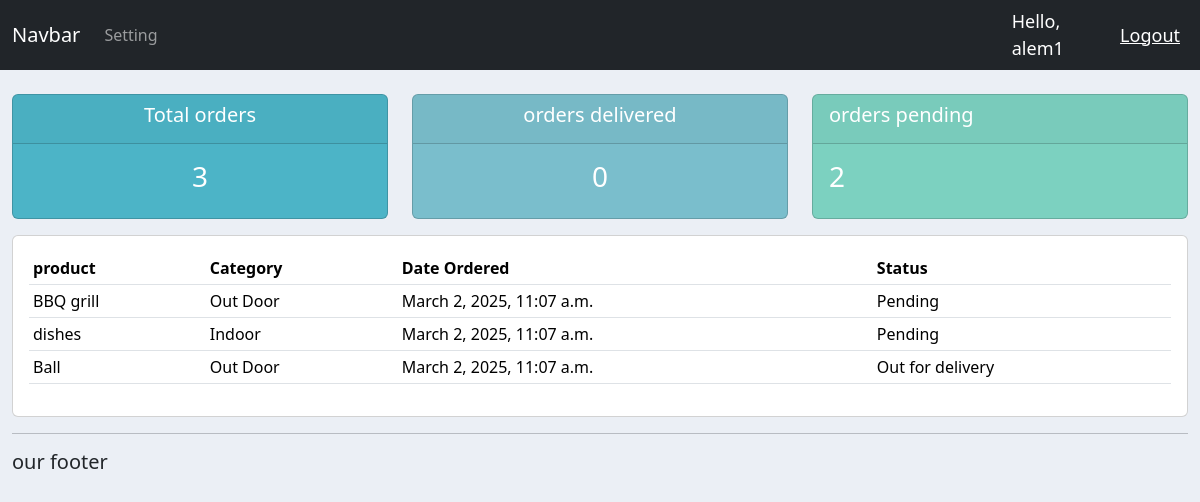
Before: /userpage/ (signed in) with the older database file.
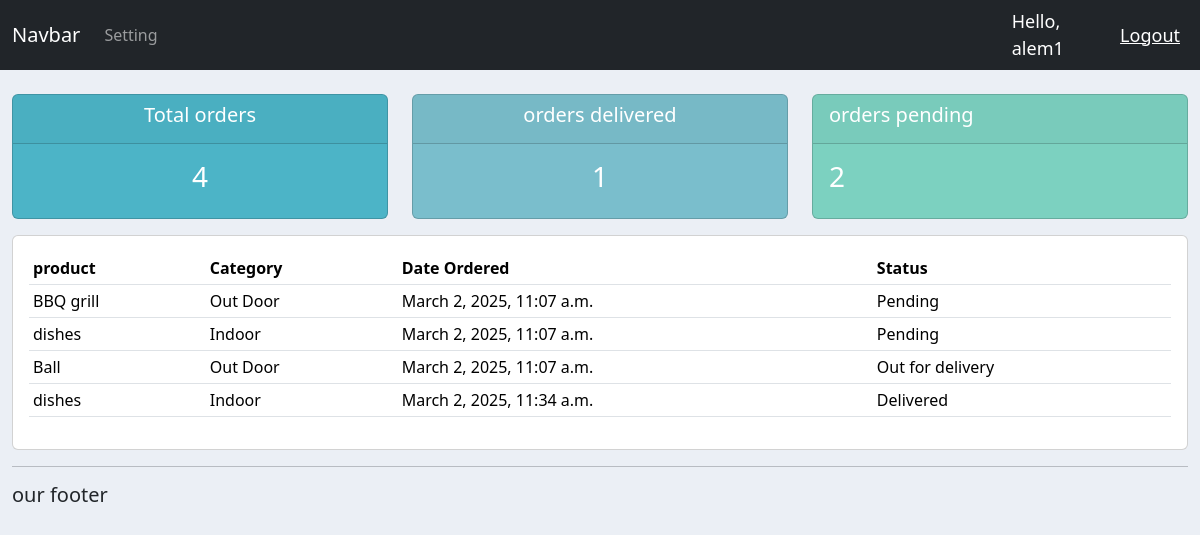
After: the same page with the newer database file.
### accounts/models.py (models this page shows, shortened)
class Order(models.Model):
    STATUS = [
        ("Pending", "Pending"),
        ("Out for delivery", "Out for delivery"),
        ("Delivered", "Delivered"),
    ]
    customer = models.ForeignKey(Customer, null=True, on_delete=models.SET_NULL)
    product = models.ForeignKey(Product, null=True, on_delete=models.SET_NULL)
    status = models.CharField(max_length=50, choices=STATUS, null=True)
    date_created = models.DateTimeField(auto_now_add=True)

class Product(models.Model):
    CATEGORY = [("Indoor", "Indoor"), ("Out Door", "Out Door")]
    name = models.CharField(max_length=200, null=True)
    price = models.FloatField(max_length=50, null=True)
    category = models.CharField(max_length=200, choices=CATEGORY, null=True)
    description = models.CharField(max_length=200, blank=True, null=True)
    date_created = models.DateTimeField(auto_now_add=True)
    tag = models.ManyToManyField(Tag)

### accounts/decorators.py (the view)
        def wrapper_func(request, *args, **kwargs):
            group = None
            if request.user.groups.exists():
                group = request.user.groups.all()[0].name
            if group in allowed_roles:
                return view_func(request, *args, **kwargs)
            else:
                return HttpResponseForbidden("You are not allowed to view this page")

### accounts/views.py (called while the page is built)
@login_required(login_url="login")
@allowed_users(allowed_roles=["customer"])
def userPage(request):
    orders = request.user.customer.order_set.all()
    Total_orders = orders.count()
    Orders_delivered = orders.filter(status="Delivered").count()
    Pending = orders.filter(status="Pending").count()
    context = {
        "orders": orders,
        "Total_orders": Total_orders,
        "orders_delivered": Orders_delivered,
        "pending": Pending,
    }
    return render(request, "accounts/userpage.html", context)

### accounts/templates/accounts/userpage.html (shortened to what this page needs)
{% extends 'accounts/main.html' %} {% block content %}
{% include 'accounts/status.html' %}
<div class="row">
  <div class="col-md">
    <div class="card card-body">
      <table class="table table-sm">
        <tr>
          <th>product</th>
          <th>Category</th>
          <th>Date Ordered</th>
          <th>Status</th>
        </tr>
        {%for order in orders%}
        <tr>
          <td>{{order.product.name}}</td>
          <td>{{order.product.category}}</td>
          <td>{{order.date_created}}</td>
          <td>{{order.status}}</td>
        </tr>
        {%endfor%}
      </table>
      {% endblock %}

Changed rows visible on the page:
added Order: product.name "dishes", product.category "Indoor", date_created "March 2, 2025, 11:34 a.m.", status "Delivered"
Other visible differences:
{{ Total_orders }}: "3" → "4"
{{ orders_delivered }}: "0" → "1"
